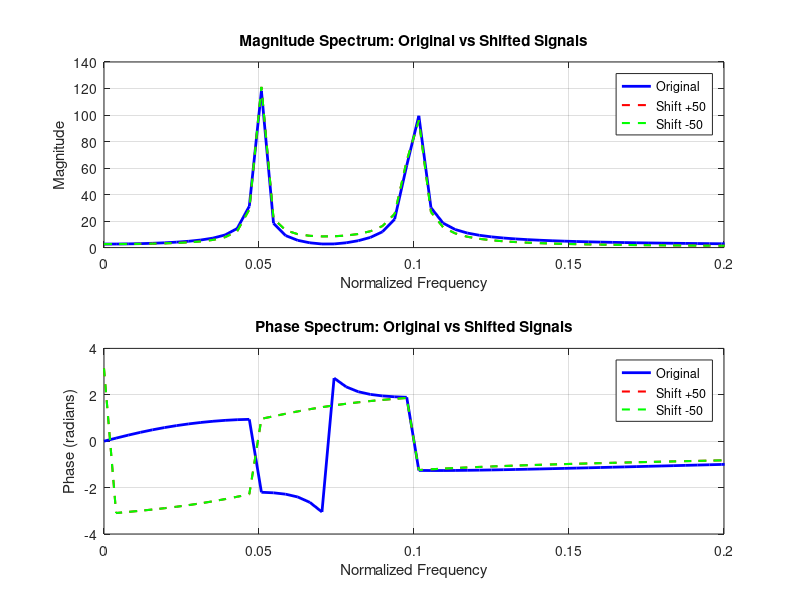

Source code (MATLAB):
% Exercise 3: Frequency Domain Analysis of Time-Shifted Signals

% Objective: to show impact of time-shifting on the frequency
% domain representation of signals

clear;
close all;
clc;

% Parameters
N = 256; % number of samples
n = 0:N-1;  % Time indices
f = 0.05;  % Fundamental frequency

% Signal
x = sin(2*pi*f*n) +cos(2*pi*2*f*n);

% Create shifted signals
shift1 = 50;
shift2 = -50;

x_shift1 = sin(2*pi*f*(n-shift1)) + cos(2*pi*2*f*(n-shift1));
x_shift2 = sin(2*pi*f*(n-shift2)) + cos(2*pi*2*f*(n-shift2));

% Compute FFT of all signals
X = fft(x);
X_shift1 = fft(x_shift1);
X_shift2 = fft(x_shift2);

% Frequency vector
freq = (0:N-1)/N;

% Plot magnitude spectra
figure;
subplot(2,1,1);
plot(freq, abs(X), 'b-', 'LineWidth', 2); hold on;
plot(freq, abs(X_shift1), 'r--', 'LineWidth', 1.5);
plot(freq, abs(X_shift2), 'g--', 'LineWidth', 1.5);
hold off;
title('Magnitude Spectrum: Original vs Shifted Signals');
xlabel('Normalized Frequency');
ylabel('Magnitude');
legend('Original', 'Shift +50', 'Shift -50', 'Location', 'best');
grid on;
xlim([0, 0.2]);  % Zoom in on relevant frequencies

% Plot phase spectra
subplot(2,1,2);
plot(freq, angle(X), 'b-', 'LineWidth', 2); hold on;
plot(freq, angle(X_shift1), 'r--', 'LineWidth', 1.5);
plot(freq, angle(X_shift2), 'g--', 'LineWidth', 1.5);
hold off;
title('Phase Spectrum: Original vs Shifted Signals');
xlabel('Normalized Frequency');
ylabel('Phase (radians)');
legend('Original', 'Shift +50', 'Shift -50', 'Location', 'best');
grid on;
xlim([0, 0.2]);  % Zoom in on relevant frequencies